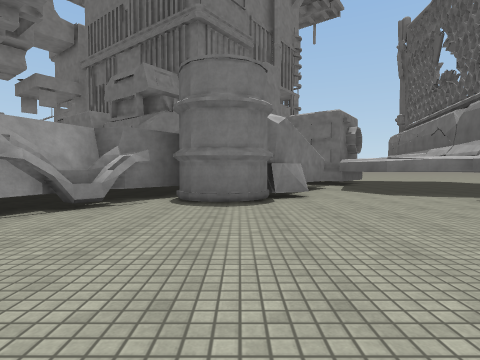
[1] (above)

19 first-person views from a walk through a Unity game level. The camera is 1.2 m above the floor, tilts 2° down and sees 80° across. The floor is counted in squares, 2 m on a side. Each view is taken from the middle of a square. On the plan, view 1 faces up. The plan holds only what a view shows up to about 9 squares ahead; the rest is blank. The place goes on beyond the plan. The player is left out. Surface patterns are stand-ins for the level's own textures.

[2]
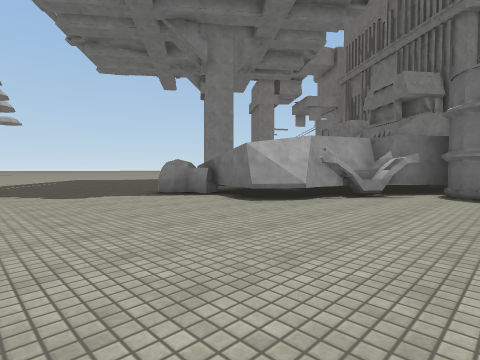

[3]
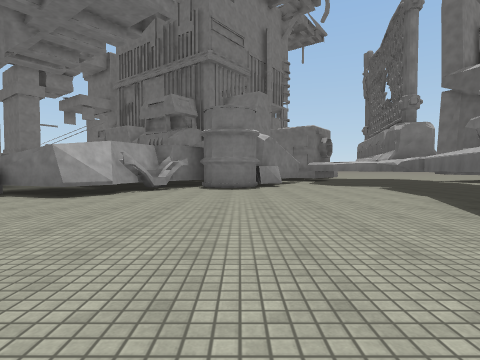

[4]
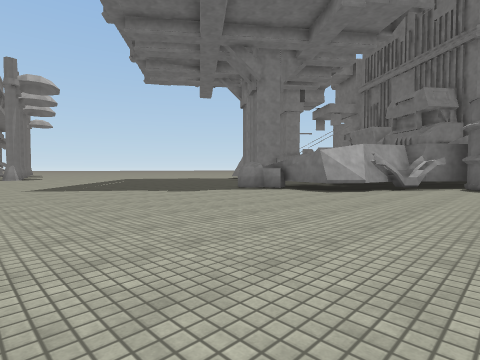

[5]
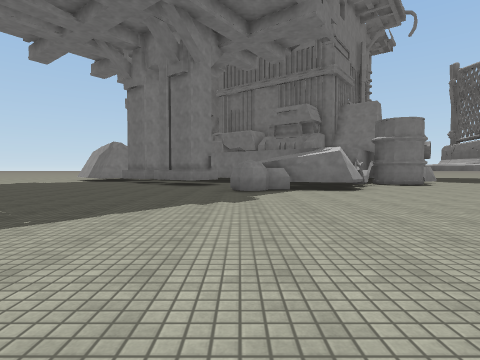

[6]
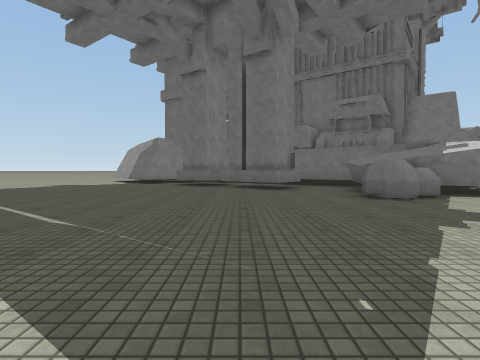

[7]
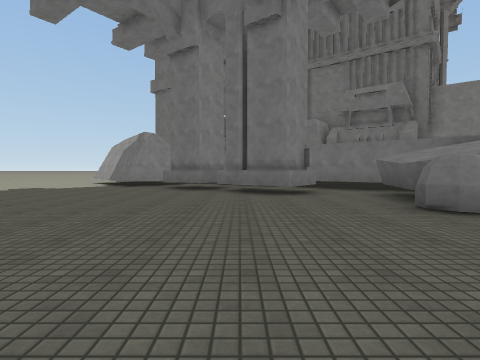

[8]
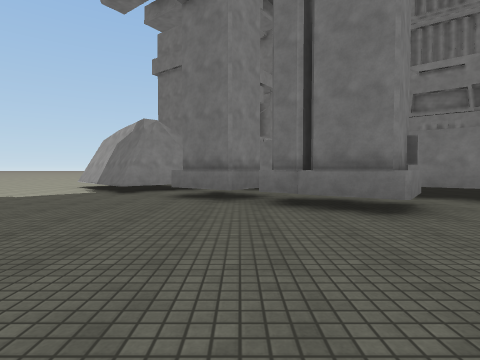

[9]
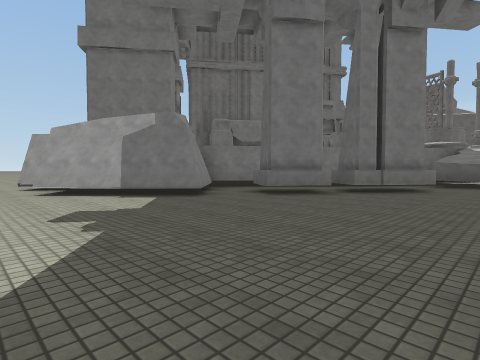

[10]
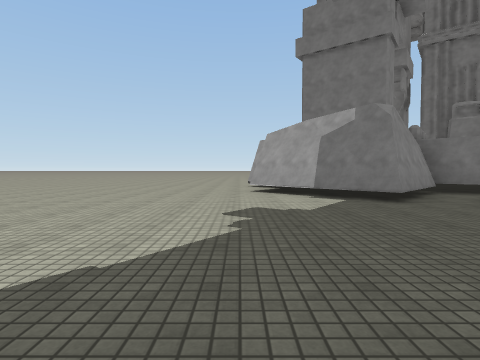

[11]
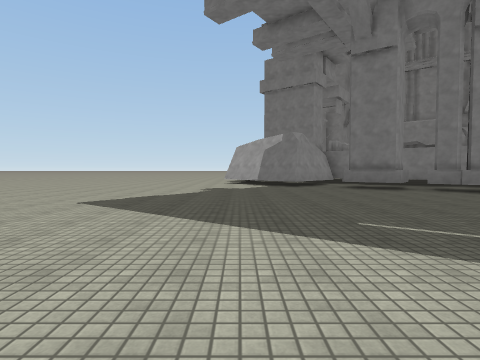

[12]
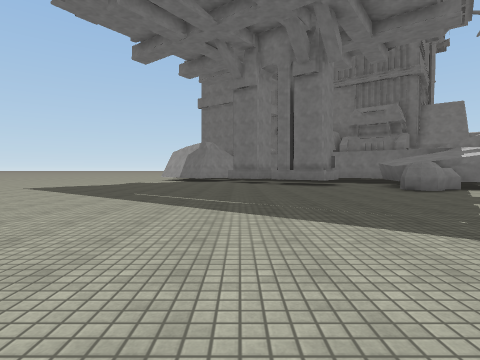

[13]
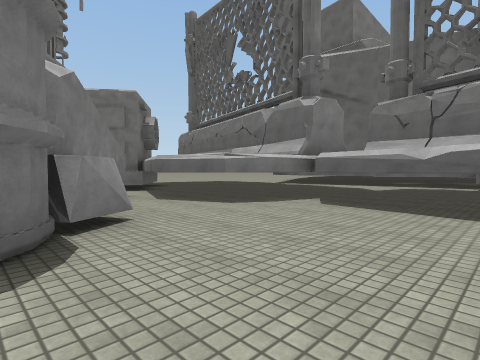

[14]
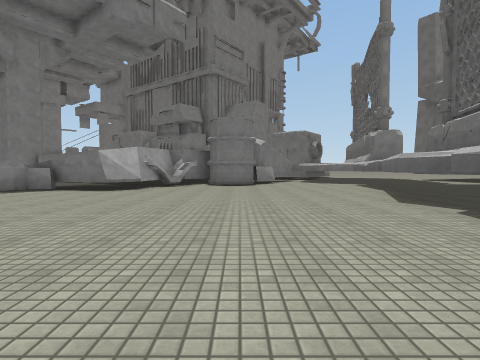

[15]
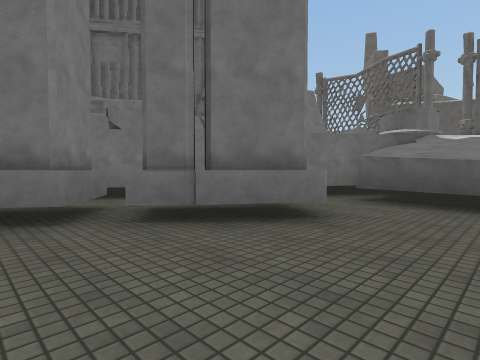

[16]
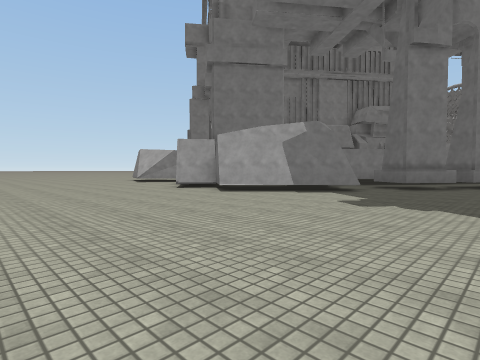

[17]
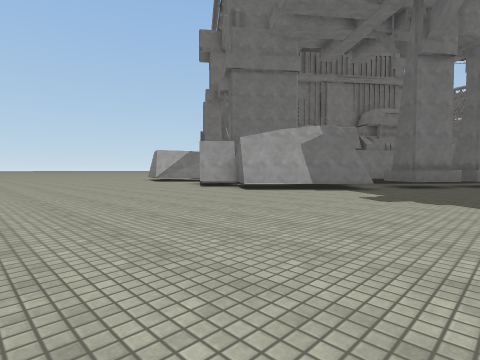

[18]
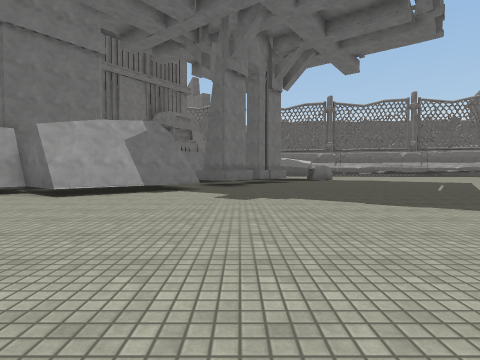

[19]
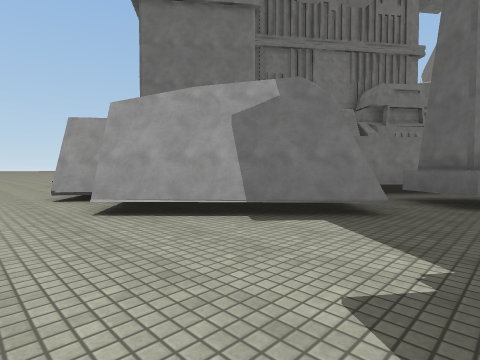

### Floor plan
Points are (right, up) in squares from view 1. A wall is a line through its corners. A room is listed if a view was taken in it or the views show most of it. See-through windows are left out.
Room 1 (views 1, 2, 3, 4, 5, 6, 7, 8, 9, 10, 11, 12, 13, 14, 15, 16, 17, 18, 19)
walls: (-6.3, 1.8) (-6.5, 1.7); (-5.6, 2.5) (-6.2, 2.3) (-6.3, 2) (-6.6, 1.7) (-7, 1.9) (-7.3, 2.2) (-7.1, 2.7); (-5.5, 2.4) (-6.2, 2.3); (-8.9, 4.8) (-10.7, 6.1); (-10, 5.8) (-10.6, 6.3); (-8.1, 5.9) (-8.8, 4.9) (-9.9, 5.7); (-7.9, 5.9) (-8.7, 4.8); (-11.2, 6.5) (-12.6, 7.5); (-3.2, 3.5) (-3.7, 2.5); (-5.3, 5.7) (-8.3, 8); (-10.3, 7.7) (-11.1, 6.6) (-12.5, 7.7); (-2.6, 4.4) (-2.9, 3.7); (-13.9, 8.5) (-15.6, 10.3); (-2.5, 5.6) (-3.2, 3.7) (-3.2, 3) (-3.8, 2.2) (-7, 3.2) (-6.4, 5.5); (-2.2, 5.3) (-2.7, 4.9); (-1.8, 5.1) (-2.3, 4.7); (-13.9, 9) (-14.4, 9.5); (-1.7, 5.4) (-2.6, 4.3); (-0.4, 5.1) (-1.1, 5.4); (-1.3, 6.7) (-3.4, 3.9); (2.9, -2.6) (3, -1.8); (-15.7, 10.4) (-16.5, 11.3); (3.3, -1.5) (3, -0.6) (4.3, 2.6); (0.6, 5.8) (0.3, 5.3) (-0.2, 5.1) (-0.8, 5.2) (-1.1, 5.6); (-16.7, 11.1) (-16.3, 11.6); (1.5, 6.5) (0.8, 6); (1.6, 6.4) (0.8, 6); (4.2, 2.7) (4.6, 5.7); (4.4, 6.5) (3.6, 7) (3, 8.5); (2.8, 9.5) (0.8, 6.8); (5.6, 6.2) (4.2, 6.5)
low walls: (-14, 8.4) (-16.7, 11.1); (0.8, 6) (0.6, 6.4)
ways out: opening at (-13, 9)

Where each view was taken, in squares from view 1:
view 1: 0 up, 0 right, facing up
view 2: 2 down, 0 right, facing up-left
view 3: 4 down, 0 right, facing up
view 4: 5 down, 0 right, facing up-left
view 5: 6 down, 7 left, facing up
view 6: 4 down, 10 left, facing up
view 7: 2 down, 10 left, facing up
view 8: 1 up, 11 left, facing up
view 9: 3 up, 18 left, facing up-right
view 10: 3 up, 17 left, facing up
view 11: 2 down, 16 left, facing up
view 12: 6 down, 12 left, facing up
view 13: 3 up, 0 right, facing up-right
view 14: 6 down, 0 right, facing up
view 15: 3 up, 12 left, facing up-right
view 16: 5 up, 22 left, facing up-right
view 17: 5 up, 23 left, facing up-right
view 18: 7 up, 23 left, facing right
view 19: 7 up, 18 left, facing up-right
